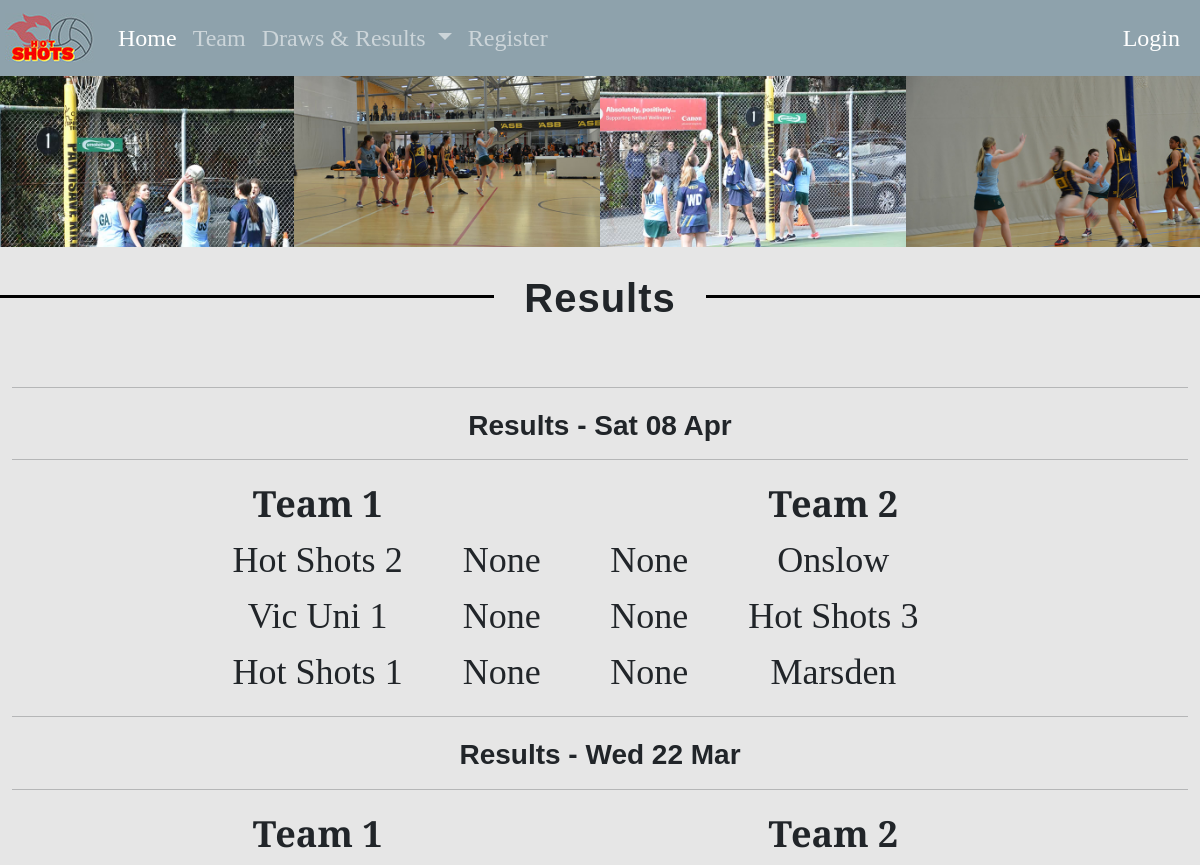
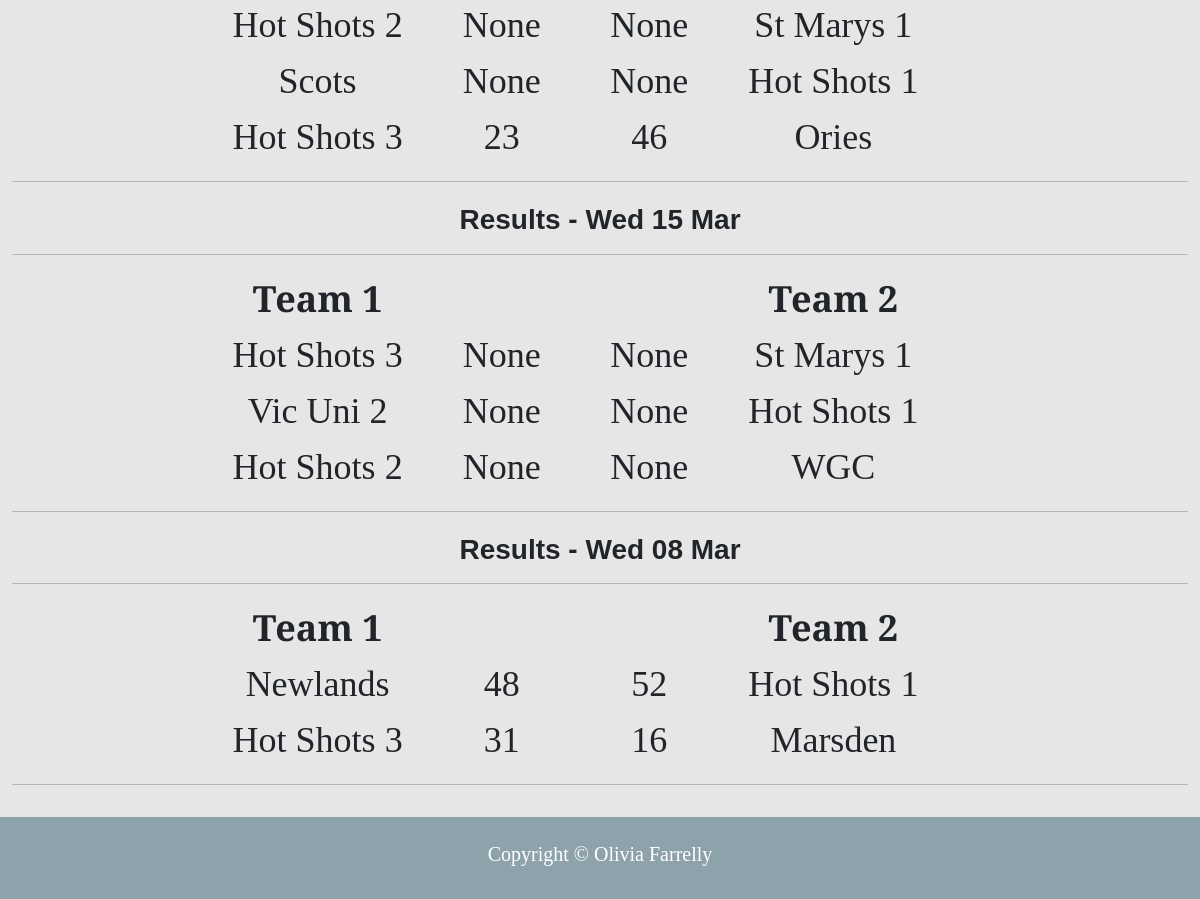
The app's page /results with its own data (2 pictures, top to bottom).
### tables this page shows
CREATE TABLE game(
     game_id integer primary key autoincrement not null,
     gamedate date not null,
     location text not null,
     team1 text not null ,
     score1 integer,
     team2 text not null,
     score2 integer
);

### server.py (the view)
@app.route('/results')
def results():
    sql = """ select game.game_id , game.gamedate, game.team1,
                game.score1, game.team2, game.score2
           from game
           order by game.gamedate DESC
           """
    result = run_search_query_tuples(sql, (), db_path, True)
    print(result)
    return render_template("results.html", results=result)

### db_functions.py (called while the page is built)
def run_search_query_tuples(sql_query,values_tuple, file_path, rowfactory=False):
    result = None
    try:
        db = sqlite3.connect(file_path)
        if rowfactory:
            db.row_factory = sqlite3.Row
        cursor = db.cursor()
        cursor.execute(sql_query,values_tuple)
        result = cursor.fetchall()
        cursor.close()
    except sqlite3.Error as error:
        print("Error running search query tuples: {}".format(error))
        return None
    db.close()
    if result is None:
        print("No search values were found")
    return result

### server.py (called while the page is built)
@app.template_filter()
def gameday(sqlite_dt):
    x = datetime.strptime(sqlite_dt, '%Y-%m-%d %H:%M:%S')
    return x.strftime("%a %d %b")

### templates/results.html (shortened to what this page needs)
{% extends "layout.html" %}
{% block logo %}
static/images/logo.jpg
{% endblock %}
{% block content %}
<div class = "row">
   <div class = "col-sm-3 results">
        <img class="img-fluid" src = "static/images/results1.jpg" alt = "team photo">
    </div>
     <div class = "col-sm-3 results ">
        <img class="img-fluid" src = "static/images/results3.jpg" alt = "team photo">
    </div>
     <div class = "col-sm-3 results">
        <img class="img-fluid" src = "static/images/results2.jpg" alt = "team photo">
    </div>
     <div class = "col-sm-3 results">
        <img class="img-fluid" src = "static/images/results4.jpg" alt = "team photo">
    </div>
      </div>
<div class='hr top'>
    <span class='hr-title'>Results</span>
  </div>
<div class="container">
     {% set ns=namespace(gameda="") %}
{% for row in results %}
      {% if row['gamedate'] | gameday != ns.gameda %}
            {% if not loop.first %}
            </table>
      {% endif %}
    <hr>
<h3 class="labels">Results - {{ row['gamedate'] | gameday }}</h3>
       <hr>
    <table class="results_table">
  <tr>
    <th class="th" style="width:30%">Team 1</th>
    <th class="th" style="width:20%"></th>
    <th class="th" style="width:20%"></th>
    <th class="th" style="width:30%">Team 2</th>
  </tr>
         {% set ns.gameda = row['gamedate'] | gameday %}
        {% endif %}
         <tr>
            <td class="td">{{row['team1']}}</td>
            <td class="td">{{row['score1']}}</td>
            <td class="td">{{row['score2']}}</td>
            <td class="td">{{row['team2']}}</td>
         </tr>
 {% endfor %}
</table>
     <hr>
</div>
{% endblock %}

### static/styles.css (style rules this page uses)
:root { --bs-nav-bg: rgb(142, 162, 172); --bs-background-bg: rgb(230, 230, 230); }
body { font-family: 'Cormorant Garamond', serif; font-size: 100%; margin:4.5em 0 0 0; background-color: var(--bs-background-bg); }
.hr-title { background-color: var(--bs-background-bg); font-size: 40px; font-weight: bold; padding: 0 30px; letter-spacing: 1px; font-family: sans-serif; }
.hr { display: block; margin-top: 3em ; margin-bottom: 1em; border-top: 3px solid rgb(0,0,0); text-align: center; line-height: 1px; }
h3 { text-align: center; font-family: sans-serif; padding-bottom: 1px; padding-top: 5px; }
.container { max-width: 80em; margin: 2em auto; }
.top { margin-bottom: 5em; }
.labels { font-weight: bold; }
table { margin: auto; }
.results, .draws { padding: 0; }
.results_table { margin: auto; text-align: center; }
.td { font-size: 3vw; padding-right: 50px; }
.th { font-size: 3vw; padding-right: 50px; }

### records on screen
game: gamedate|gameday "Sat 08 Apr", team1 "Hot Shots 2", score1 "None", score2 "None", team2 "Onslow"
game: team1 "Vic Uni 1", score1 "None", score2 "None", team2 "Hot Shots 3"
game: team1 "Hot Shots 1", score1 "None", score2 "None", team2 "Marsden"
game: gamedate|gameday "Wed 22 Mar", team1 "Hot Shots 2", score1 "None", score2 "None", team2 "St Marys 1"
game: team1 "Scots", score1 "None", score2 "None", team2 "Hot Shots 1"
game: team1 "Hot Shots 3", score1 "23", score2 "46", team2 "Ories"
game: gamedate|gameday "Wed 15 Mar", team1 "Hot Shots 3", score1 "None", score2 "None", team2 "St Marys 1"
game: team1 "Vic Uni 2", score1 "None", score2 "None", team2 "Hot Shots 1"
game: team1 "Hot Shots 2", score1 "None", score2 "None", team2 "WGC"
game: gamedate|gameday "Wed 08 Mar", team1 "Newlands", score1 "48", score2 "52", team2 "Hot Shots 1"
game: team1 "Hot Shots 3", score1 "31", score2 "16", team2 "Marsden"
